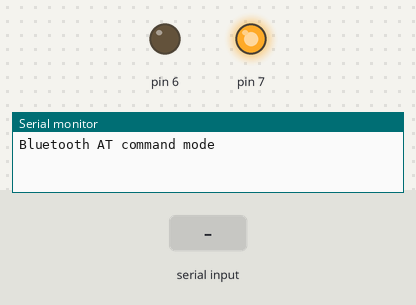
Bench run of a sketch on a simulated Arduino Uno, built with avr-gcc and run on an emulated ATmega328P. Parts: output pins drawn as LEDs (lit = HIGH), the last lines printed to the serial monitor. The test bench sets the inputs (shaded band).

Above: at 1.2 s.
1.3 s: "1" received over the second serial link
At 1.6 s:
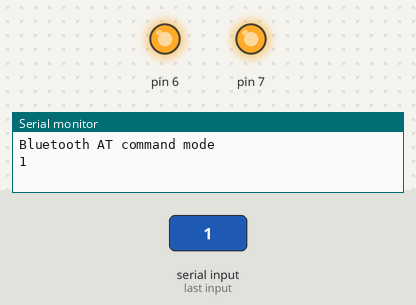
2.8 s: "0" received over the second serial link
At 3.9 s:
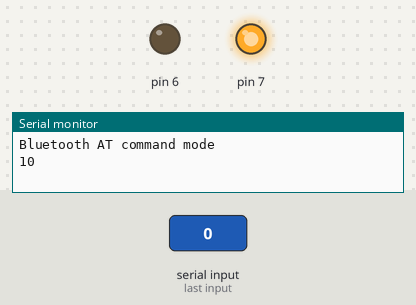
Timing chart, 0 to 5.8 s (numbered marks = the images above; inputs shaded):
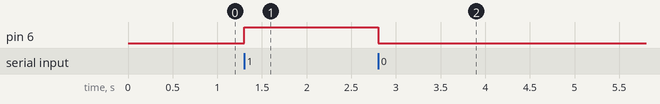

The sketch:

Bluetooth_Final.ino
```cpp
#include<SoftwareSerial.h>
SoftwareSerial BT(10,11);
int btread;
void setup()
{
  pinMode(6,OUTPUT);
  digitalWrite(6,LOW);
  pinMode(7,OUTPUT);
  digitalWrite(7,HIGH);
  Serial.begin(9600);
  BT.begin(9600);
  Serial.println("Bluetooth AT command mode");
}
void loop()
{
  if(BT.available())
   {
     btread=BT.read();
    Serial.write(btread);
    if(btread=='1')
    digitalWrite(6,HIGH);
    else if(btread=='0')
    digitalWrite(6,LOW);
   }
  if(Serial.available())
    BT.write(Serial.read());
}
```

Measured:
- after the input at 1.3 s, pin 6: LOW → HIGH at once
- after the input at 2.8 s, pin 6: HIGH → LOW at once
